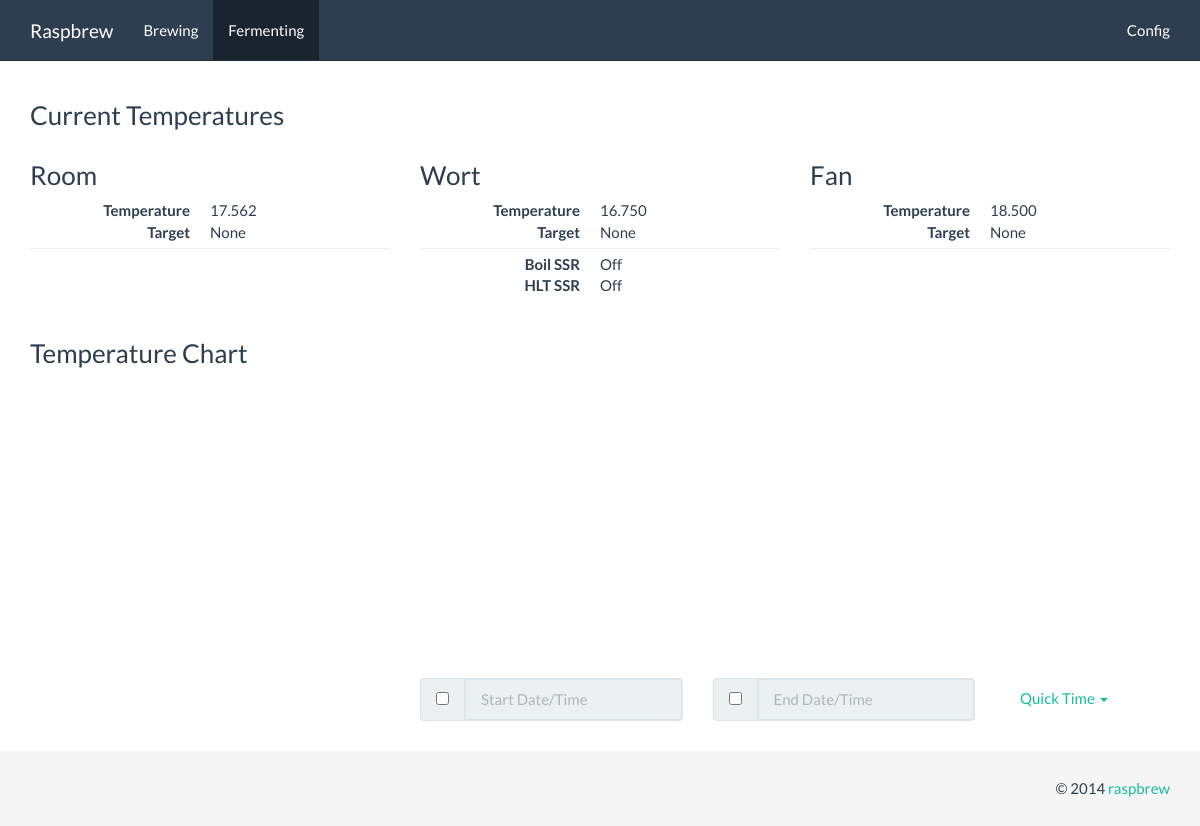
The page /ferm on the database as committed earlier.
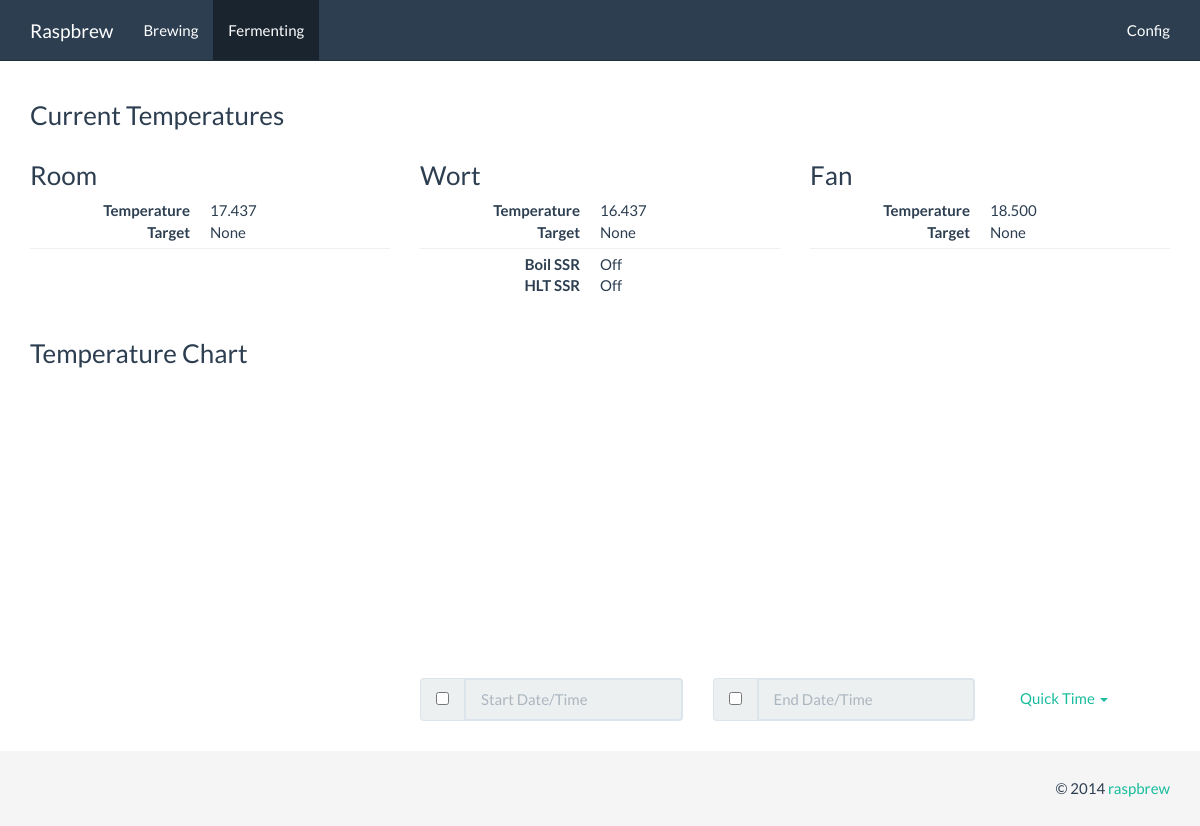
The same page on the database as committed later.
### raspbrew/ferm/models.py (models this page shows, shortened)
class FermConfiguration(models.Model):
	name = models.CharField(max_length=30)
	probes = models.ManyToManyField(Probe)
	ssrs = models.ManyToManyField(SSR)
	enabled = models.BooleanField(default=True)
	FERMENTATION_MODE = (
		(0, 'Fermentation Regular'),
		(1, 'Fermentation Coolbot'),
	)
	mode = models.IntegerField(default=0, choices=FERMENTATION_MODE)
	class Meta:
		verbose_name = "Fermentation Configuration"
		verbose_name_plural = "Fermentation Configuration"

### raspbrew/common/models.py (models this page shows)
class Probe(models.Model):
	PROBE_TYPE = (
		(0, 'Mash'),
		(1, 'Boil'),
		(2, 'Hot Liquor Tank'),
		(3, 'Fermentation Wort'),
		(4, 'Fermentation Room'),
		(5, 'Fermentation AC Fan'),
		(6, 'Other'),
	)
	one_wire_Id = models.CharField(null=True, blank=True, max_length=30, unique=True)
	name = models.CharField(max_length=30)
	type = models.IntegerField(default=0, choices=PROBE_TYPE)
	temperature = models.DecimalField(null=True, blank=True, decimal_places=3, max_digits=6)  #the probe's current temperature. Returns c or f depending on the global units
	target_temperature = models.DecimalField(null=True, blank=True, decimal_places=3, max_digits=6)  #the probe's current target temperature. Returns c or f depending on the global units
	correction_factor = models.DecimalField(default=0.0, decimal_places=3, max_digits=6) #a correction factor to apply (if any)
	def getCurrentTemp(self):
		units=GlobalSettings.objects.get_setting('UNITS')
		try:
			f = open('/sys/bus/w1/devices/' + self.one_wire_Id + "/w1_slave", 'r')
		except IOError as e:
			print "Error: File " + self.tempDir + self.fileName + "/w1_slave" + " does not exist.";
			return -999;
		lines=f.readlines()
		crcLine=lines[0]
		tempLine=lines[1]
		result_list = tempLine.split("=")
		temp = float(result_list[-1])/1000 # temp in Celcius
		if self.correction_factor != None:
			temp = temp + float(self.correction_factor) # correction factor
		if crcLine.find("NO") > -1:
			temp = self.temperature
		if not temp:
			return -999
		if units == 'imperial':
			temp = temp = (9.0/5.0)*temp + 32  #convert to F
		if (self.temperature != temp):
			self.temperature = temp
			self.save()
		return self.temperature
	def __unicode__(self):
		return self.name
	class Meta:
		verbose_name = "Probe"
		verbose_name_plural = "Probes"

class SSR(models.Model):
	probe = models.ForeignKey(Probe, null=True)
	pid = models.OneToOneField(PID, null=True)
	HEATER_OR_CHILLER = (
		(0, 'Heater'),
		(1, 'Chiller'),
	)
	name = models.CharField(max_length=30)
	pin = models.IntegerField()
	heater_or_chiller = models.IntegerField(default=0, choices=HEATER_OR_CHILLER)
	enabled = models.BooleanField(default=True) #enabled
	state = models.BooleanField(default=False) #on/off
	def __unicode__(self):
		return self.name
	def save(self):
		if not self.pid:
			self.pid = PID.objects.create()
		super(SSR, self).save()
	class Meta:
		verbose_name = "SSR"
		verbose_name_plural = "SSRs"

### raspbrew/views.py (the view)
# urls.py: url(r'^ferm$', views.ferm, {'something': 'template1.html'}, name='ferm'),
def ferm(request, something):
    try:
        p = FermConfiguration.objects.all()
    except Probe.DoesNotExist:
        raise Http404
    return render_to_response('ferm.html', {'fermConfs': p},
        context_instance=RequestContext(request))

### raspbrew/templates/ferm.html (shortened to what this page needs)
{% extends "base.html" %}
{% load i18n %}
{% block container %}
<div class="{% if fermConfs.count > 1 %}tab-content{%endif%}">
{% for conf in fermConfs %}
		<h3>Current Temperatures</h3>
		<div class="row">
			{% for probe in conf.probes.all %}
				<div class="col-md-{% widthratio 12 conf.probes.count 1 %}"</div>
					<h3>{{ probe.name }}</h3>
					<dl class="dl-horizontal">
						<dt>Temperature</dt>
						<dd class="raspbrew_updateable" id="probe{{probe.pk}}_temp">{{ probe.temperature }}</dd>
						<dt>Target</dt>
						<dd class="raspbrew_updateable" id="probe{{probe.pk}}_target">{{ probe.target_temperature }}</dd>
						<hr/>
						{% if probe.ssr_set.all %}
							{% for ssr in probe.ssr_set.all %}
							<dt>{{ ssr.name }}</dt>
							<dd class="raspbrew_updateable" id="ssr{{ssr.pk}}">{% if ssr.state %}On{%else%}Off{%endif%}</dd>
							{% endfor %}
						{% endif %}
					</dl>
				</div>
			{% endfor %}
		</div>
		<h3>Temperature Chart</h3>
		<div id="tempChart">
			<svg id="tempChartSvg"></svg>
		</div>
		<div class="row">
		  <div class="col-md-3 col-md-offset-4">
			<div class="input-group">
			  <span class="input-group-addon">
				<input id="startDateCheckbox" type="checkbox" onclick="javascript:$('#startDate').prop('disabled', !this.checked); ">
			  </span>
			  <input disabled="true" class="form-control" placeholder="Start Date/Time" class="datetime" type="text" id="startDate"/>
			</div>
		  </div>
		  <div class="col-md-3">
			<div class="input-group">
			  <span class="input-group-addon">
				<input id="endDateCheckBox"type="checkbox" onclick="javascript:$('#endDate').prop('disabled', !this.checked); $('#startDate').prop('disabled', !this.checked); if (this.checked) $('#startDateCheckbox').prop('checked', this.checked);">
			  </span>
			  <input disabled="true" class="form-control" placeholder="End Date/Time" class="datetime" type="text" id="endDate"/>
			</div>
		  </div>
			<div class="col-md-2">
				<div class="input-group">
					<ul class="nav nav-pills">
						<li class="dropdown">
						<a class="dropdown-toggle" id="drop4" role="button" data-toggle="dropdown" href="#">Quick Time <b class="caret"></b></a>
						</li>
					</ul>
				</div>
		  </div>
		</div>
{% endfor %}
</div>
{% endblock %}

### raspbrew/templates/base.html (shortened to what this page needs)
<!DOCTYPE html>
<html>
  <head>
    <link href="/js/thirdparty/bootstrap/css/bootstrap_flatly.css" rel="stylesheet">
	<link href="/css/raspbrew.css" rel="stylesheet">
	<link href="/js/thirdparty/nvd3/src/nv.d3.css" rel="stylesheet" type="text/css">
	<link href="//code.jquery.com/ui/jquery-ui-git.css" rel="stylesheet" type="text/css"></link>
	<link href="/css/jquery-ui-timepicker-addon.css" rel="stylesheet" type="text/css"></link>
  </head>
  <body>
  	{% url 'index' as indexUrl %}
  	{% url 'ferm' as fermUrl %}
  	{% url 'brew' as brewUrl %}
	{% block header %}
    <div class="navbar navbar-default navbar-fixed-top" role="navigation">
      <div class="container">
        <div class="navbar-header">
          <a class="active navbar-brand" href="{% url 'index' %}">Raspbrew</a>
        </div>
        <div class="navbar-collapse collapse">
          <ul class="nav navbar-nav">
            <li class="{% ifequal request.path '/brew' %}active{% endifequal %}"><a href="{% url 'brew' %}">Brewing</a></li>
            <li class="{% ifequal request.path '/ferm' %}active{% endifequal %}"><a href="{% url 'ferm' %}">Fermenting</a></li>
          </ul>
          <ul class="nav navbar-nav navbar-right">
            <li><a href="/admin">Config</a></li>
          </ul>
        </div>
      </div>
    </div>
	{% endblock %}
    <div class="container">
		{% block container %}{% endblock %}
    </div>
    {% block footer %}
    <div id="footer">
      <div class="container">
        <p class="pull-right muted credit">&copy; 2014 <a href="http://">raspbrew</a></p>
      </div>
    </div>
    {% endblock %}
  </body>
</html>

### raspbrew/static/css/raspbrew.css (style rules this page uses)
body { padding-top: 80px !important; }
hr { margin: 5px 0; }
#tempChart svg { height: 300px; }
#push, #footer { height: 5em; }
#footer { margin-top: 2em; background-color: #f5f5f5; }
#footer .container { padding-top: 2em; line-height: 1em; }

### raspbrew/static/js/thirdparty/nvd3/src/nv.d3.css (style rules this page uses)
svg { -webkit-touch-callout: none; -webkit-user-select: none; -khtml-user-select: none; -moz-user-select: none; -ms-user-select: none; user-select: none; display: block; width:100%; height:100%; }

Rows that differ between the two databases and show on the page:
changed Probe "Room": temperature "17.562" → "17.437"
changed Probe "Wort": temperature "16.750" → "16.437"
